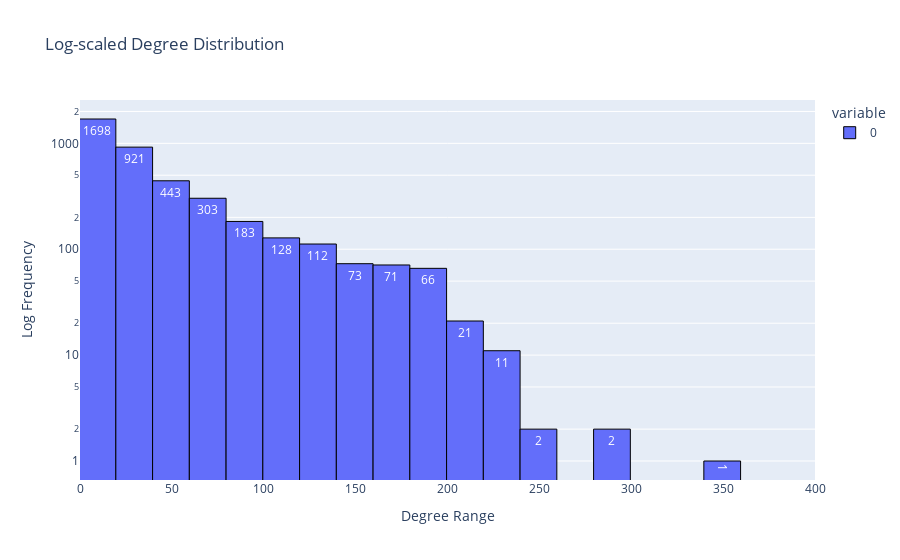

This figure's notebook cell:
### Code cell
fig = px.histogram(
    degrees,
    nbins=100,
    text_auto=True,
    title='Log-scaled Degree Distribution',range_x=(0,400), log_y=True
)
fig.update_layout(
    xaxis_title='Degree Range',
    yaxis_title='Log Frequency'
)
fig.update_traces(
    marker_line_color='black',  # border color
    marker_line_width=1         # border thickness
    
)
fig.show()

### Figure 1 — Plotly figure (JSON) as saved in the notebook; plotly's stock layout.template omitted (floating-point values rounded to 4 significant figures; data arrays with more than 128 entries replaced by an {"elided": "..."} marker saying what was removed)
{"data": [{"bingroup": "x", "hovertemplate": "variable=0<br>value=%{x}<br>count=%{y}<extra></extra>", "legendgroup": "0", "marker": {"color": "#636efa", "line": {"color": "black", "width": 1}, "pattern": {"shape": ""}}, "name": "0", "nbinsx": 100, "orientation": "v", "showlegend": true, "texttemplate": "%{value}", "type": "histogram", "x": {"elided": "4039 int values"}, "xaxis": "x", "yaxis": "y"}], "layout": {"barmode": "relative", "legend": {"title": {"text": "variable"}, "tracegroupgap": 0}, "title": {"text": "Log-scaled Degree Distribution"}, "xaxis": {"anchor": "y", "domain": [0, 1], "range": [0, 400], "title": {"text": "Degree Range"}}, "yaxis": {"anchor": "x", "domain": [0, 1], "title": {"text": "Log Frequency"}, "type": "log"}}}
